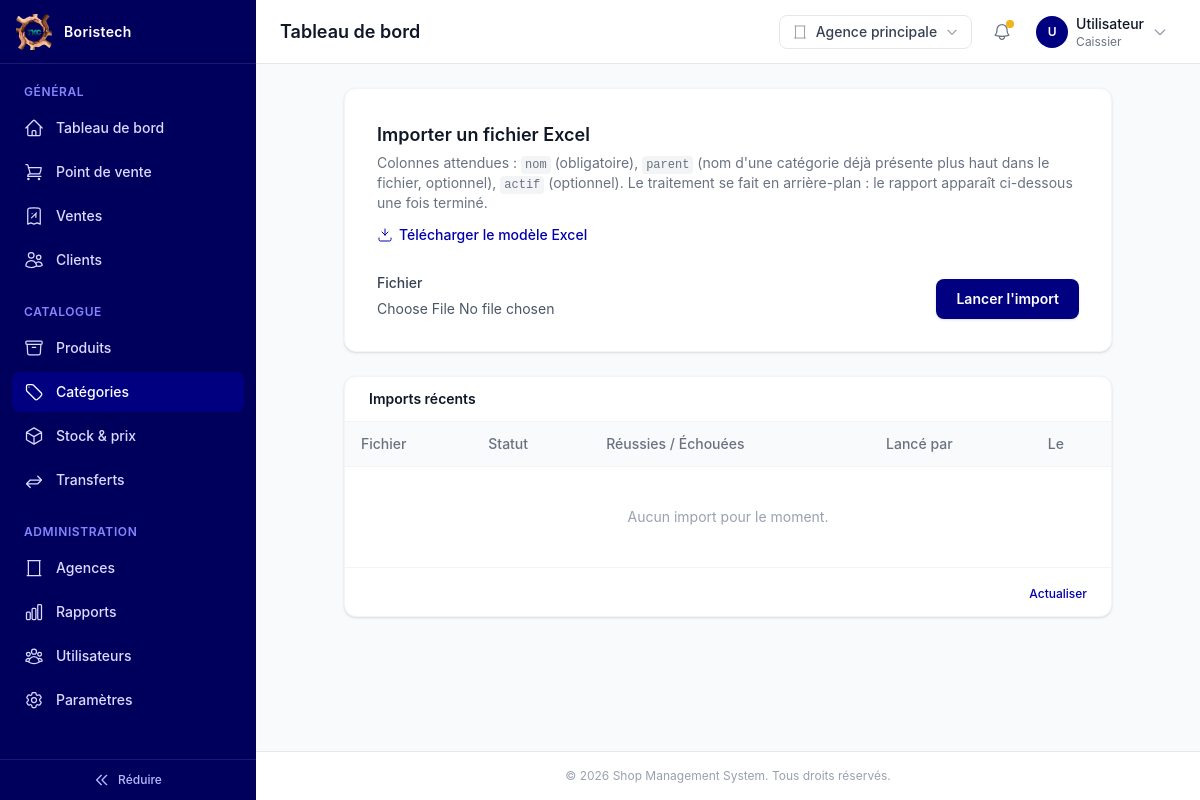
The page /products/categories/import/ (signed in) on the database as committed earlier.
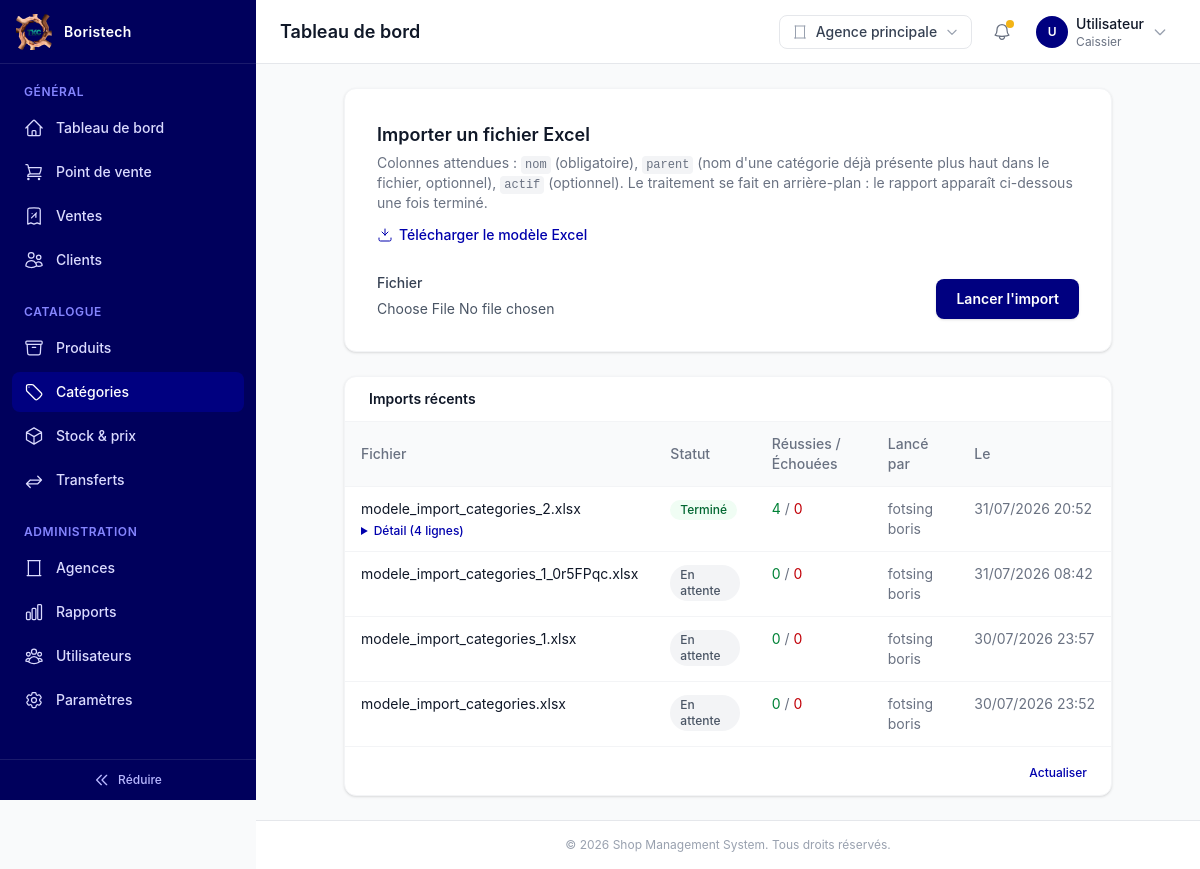
The same page on the database as committed later.
### products/models.py (models this page shows, shortened)
class ImportCategories(BaseModel):
    fichier = models.FileField(
        upload_to="imports/categories/",
        help_text="Fichier Excel (.xlsx) contenant les catégories à importer.",
    )
    statut = models.CharField(
        max_length=20,
        choices=ImportStatut.choices,
        default=ImportStatut.EN_ATTENTE,
        db_index=True,
        help_text="Statut courant du traitement.",
    )
    total_lignes = models.PositiveIntegerField(
        default=0,
        help_text="Nombre de lignes traitées (hors en-tête).",
    )
    lignes_reussies = models.PositiveIntegerField(
        default=0,
        help_text="Nombre de catégories créées ou mises à jour avec succès.",
    )
    lignes_echouees = models.PositiveIntegerField(
        default=0,
        help_text="Nombre de lignes en erreur (nom manquant, parent introuvable...).",
    )
    rapport = models.JSONField(
        default=list,
        blank=True,
        help_text="Détail ligne par ligne : [{ligne, nom, statut, message}, ...].",
    )
    importe_par = models.ForeignKey(
        settings.AUTH_USER_MODEL,
        on_delete=models.SET_NULL,
        related_name="imports_categories",
        null=True,
        blank=True,
        help_text="Utilisateur ayant lancé cet import.",
    )
    class Meta(BaseModel.Meta):
        verbose_name = "Import de catégories"
        verbose_name_plural = "Imports de catégories"
    @property
    def nom_fichier(self) -> str:
        import os
        return os.path.basename(self.fichier.name) if self.fichier else ""

### users/models.py (models this page shows, shortened)
class Utilisateur(AbstractUser, BaseModel):
    role = models.CharField(
        max_length=20,
        choices=Role.choices,
        db_index=True,
        help_text="Rôle de l'utilisateur : détermine son périmètre d'accès (EF-9.2 à EF-9.4).",
    )
    agence = models.ForeignKey(
        Agence,
        on_delete=models.PROTECT,
        related_name="utilisateurs",
        null=True,
        blank=True,
        help_text=(
            "Agence de rattachement. Obligatoire pour un Responsable d'agence ou un "
            "Caissier ; laisser vide pour un Admin (accès à toutes les agences)."
        ),
    )
    telephone = models.CharField(
        max_length=30,
        blank=True,
        help_text="Numéro de téléphone professionnel de l'utilisateur.",
    )
    objects = UserManager()
    class Meta(BaseModel.Meta):
        verbose_name = "Utilisateur"
        verbose_name_plural = "Utilisateurs"
        indexes = [
            models.Index(fields=["role"]),
            models.Index(fields=["agence", "role"]),
        ]
    def __str__(self) -> str:
        return self.get_full_name() or self.username
    @property
    def is_admin(self) -> bool:
        return self.role == Role.ADMIN
    @property
    def is_responsable_agence(self) -> bool:
        return self.role == Role.RESPONSABLE_AGENCE

### products/views/category_views.py (the view, shortened to what this page needs)
# urls.py: path("categories/import/", category_views.CategorieImportView.as_view(), name="categorie_import"),
class CategorieImportView(LoginRequiredMixin, AdminRequiredMixin, TemplateView):
    template_name = "dashboard/pages/admin/products/category/categorie_import.html"
    def get_context_data(self, **kwargs: Any) -> Dict[str, Any]:
        context = super().get_context_data(**kwargs)
        context.setdefault("form", CategorieImportForm())
        context["imports"] = (
            ImportCategories.objects.select_related("importe_par").order_by("-created_at")[:10]
        )
        return context

### products/forms.py (shortened to what this page needs)
class CategorieImportForm(_TailwindFormMixin, forms.ModelForm):
    class Meta:
        model = ImportCategories
        fields = ["fichier"]
    def __init__(self, *args: Any, **kwargs: Any) -> None:
        super().__init__(*args, **kwargs)
        self._apply_tailwind()

### general/context_processors.py (called while the page is built)
def parametres_entreprise(request: HttpRequest) -> Dict[str, Any]:
    return {"parametres": ParametresEntreprise.load()}

### general/models.py (called while the page is built)
    @classmethod
    def load(cls) -> "ParametresEntreprise":
        obj: Optional["ParametresEntreprise"] = cache.get("parametres_entreprise")
        if obj is None:
            obj, _created = cls.objects.get_or_create(
                pk=cls.SINGLETON_ID, defaults={"nom": "Ma Boutique"}
            )
            cache.set("parametres_entreprise", obj, None)
        return obj

### general/templatetags/nav_tags.py (called while the page is built)
@register.simple_tag(takes_context=True)
def dashboard_url(context: Dict[str, Any]) -> str:
    request = context["request"]
    if not request.user.is_authenticated:
        return ""
    return resolve_dashboard_url(request.user)

### products/views/category_views.py (called while the page is built)
    def test_func(self) -> bool:
        return getattr(self.request.user, "is_admin", False)

### templates/dashboard/pages/admin/products/category/categorie_import.html (shortened to what the changed rows need)
{% extends "dashboard/base.html" %}
{% block content %}
<div class="mx-auto max-w-3xl space-y-6">
  <div class="rounded-xl border border-gray-100 bg-white p-6 shadow-sm sm:p-8">
    <div class="mb-6">
      <h2 class="text-lg font-semibold text-gray-900">Importer un fichier Excel</h2>
    </div>
  </div>
  <div class="overflow-hidden rounded-xl border border-gray-100 bg-white shadow-sm">
    <div class="border-b border-gray-100 px-4 py-3 sm:px-6">
      <h2 class="text-sm font-semibold text-gray-900">Imports récents</h2>
    </div>
    <div class="overflow-x-auto">
      <table class="w-full min-w-[560px] text-left text-sm">
        <thead class="border-b border-gray-100 bg-gray-50">
          <tr>
            <th scope="col" class="px-4 py-3 font-medium text-gray-500">Fichier</th>
            <th scope="col" class="px-4 py-3 font-medium text-gray-500">Statut</th>
            <th scope="col" class="px-4 py-3 font-medium text-gray-500">Réussies / Échouées</th>
            <th scope="col" class="px-4 py-3 font-medium text-gray-500">Lancé par</th>
            <th scope="col" class="px-4 py-3 font-medium text-gray-500">Le</th>
          </tr>
        </thead>
        <tbody class="divide-y divide-gray-100">
          {% for import_obj in imports %}
            <tr class="align-top hover:bg-gray-50">
              <td class="px-4 py-3 text-gray-900">
                {{ import_obj.nom_fichier }}
                {% if import_obj.rapport %}
                  <details class="mt-1">
                    <summary class="cursor-pointer text-xs font-medium text-primary-700 hover:text-primary-900">
                      Détail ({{ import_obj.rapport|length }} ligne{{ import_obj.rapport|length|pluralize }})
                    </summary>
                  </details>
                {% endif %}
              </td>
              <td class="px-4 py-3">
                {% if import_obj.statut == "TERMINE" %}
                  <span class="inline-flex items-center rounded-full bg-green-50 px-2.5 py-0.5 text-xs font-medium text-green-800">Terminé</span>
                {% elif import_obj.statut == "EN_COURS" %}
                  <span class="inline-flex items-center rounded-full bg-amber-50 px-2.5 py-0.5 text-xs font-medium text-amber-800">En cours</span>
                {% elif import_obj.statut == "ECHEC" %}
                  <span class="inline-flex items-center rounded-full bg-red-50 px-2.5 py-0.5 text-xs font-medium text-red-800">Échec</span>
                {% else %}
                  <span class="inline-flex items-center rounded-full bg-gray-100 px-2.5 py-0.5 text-xs font-medium text-gray-600">En attente</span>
                {% endif %}
              </td>
              <td class="px-4 py-3 whitespace-nowrap text-gray-500">
                <span class="text-green-700">{{ import_obj.lignes_reussies }}</span> /
                <span class="text-red-700">{{ import_obj.lignes_echouees }}</span>
              </td>
              <td class="px-4 py-3 text-gray-500">{{ import_obj.importe_par|default:"—" }}</td>
              <td class="px-4 py-3 whitespace-nowrap text-gray-500">{{ import_obj.created_at|date:"d/m/Y H:i" }}</td>
            </tr>
          {% empty %}
            <tr>
              <td colspan="5" class="px-4 py-10 text-center text-sm text-gray-400">Aucun import pour le moment.</td>
            </tr>
          {% endfor %}
        </tbody>
      </table>
    </div>
  </div>
</div>
{% endblock %}

Rows that differ between the two databases and show on the page:
added ImportCategories: nom_fichier "modele_import_categories_2.xlsx", rapport|length "4", statut "Terminé", lignes_reussies "4", lignes_echouees "0", importe_par "fotsing boris", created_at "31/07/2026 20:52"
added ImportCategories: nom_fichier "modele_import_categories_1_0r5FPqc.xlsx", statut "En attente", lignes_reussies "0", lignes_echouees "0", importe_par "fotsing boris", created_at "31/07/2026 08:42"
added ImportCategories: nom_fichier "modele_import_categories_1.xlsx", statut "En attente", lignes_reussies "0", lignes_echouees "0", importe_par "fotsing boris", created_at "30/07/2026 23:57"
added ImportCategories: nom_fichier "modele_import_categories.xlsx", statut "En attente", lignes_reussies "0", lignes_echouees "0", importe_par "fotsing boris", created_at "30/07/2026 23:52"
Other text that changed with them:
text no longer shown: "Aucun import pour le moment."
